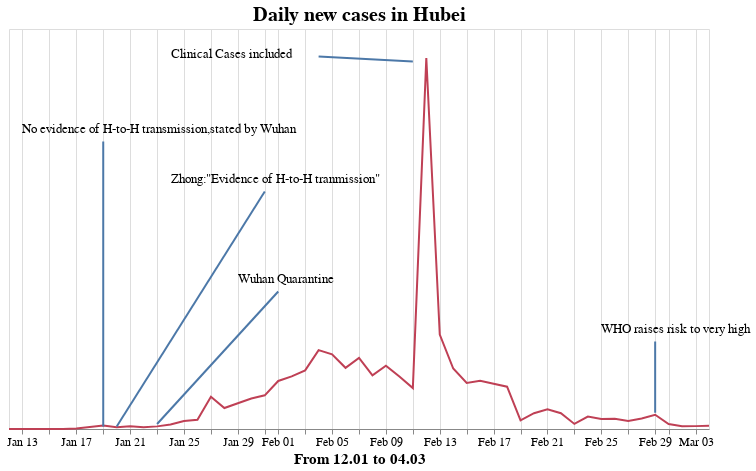

The cell this chart's notebook holds for it:
### Code cell
hubei_fig = alt.Chart(hubei_new).mark_line(color = '#BF4055').encode(
    alt.X('monthdate(date):T', axis = alt.Axis( title = 'From 12.01 to 04.03', titleFontSize = 15, \
                                               labelFontSize = 12)),
    alt.Y('daily new case:Q', axis = alt.Axis( title = None, titleFontSize = 15))
).properties(
    height = 400,
    width = 700
)

annotations = [['2020-01-13', 12000, 'No evidence of H-to-H transmission,stated by Wuhan'],
               ['2020-01-24', 10000, 'Zhong:"Evidence of H-to-H tranmission"'],
               ['2020-01-29', 6000, 'Wuhan Quarantine'],
               ['2020-01-24', 15000, 'Clinical Cases included'],
               ['2020-02-25', 4000, "WHO raises risk to very high"]]
text = pd.DataFrame(annotations, columns=['date','count','note'])
text['date'] = pd.to_datetime(text['date'], format='%Y-%m-%d')

figure_text =  alt.Chart(text).encode(
alt.X('monthdate(date):T'),
     alt.Y('count:Q', axis = None),
     text=alt.Text('note:N')
   ).mark_text( align='left',  baseline='middle', dy = 0, fontSize = 13)

pointer = pd.DataFrame({
    'x':  pd.to_datetime(['2020-01-19', '2020-01-19', '2020-01-31', '2020-01-20',\
                         '2020-02-01', '2020-01-23', '2020-02-04', '2020-02-11',\
                         '2020-02-29', '2020-02-29'], format = '%Y-%m-%d'),
    'y': [11500, 100, 9500, 100, 5500, 200, 14900, 14700, 3500, 650],
    'class': ['A', 'A', 'B', 'B', 'C', 'C', 'D', 'D', 'E', 'E']
})

line = alt.Chart(pointer).mark_line().encode(
    x='monthdate(x):T',
    y='y',
    detail='class'
)

(hubei_fig  + figure_text + line).properties(
    height = 600,
    width = 900,
    title = {'text': 'Daily new cases in Hubei', 'fontSize' : 20}
)

### Figure 1 — Vega-Lite specification as saved in the notebook (floating-point values rounded to 4 significant figures)
{"config": {"view": {"continuousWidth": 400, "continuousHeight": 300}}, "layer": [{"data": {"name": "data-6c76e836f87e9ea8ff1fefd7d27689d6"}, "mark": {"type": "line", "color": "#BF4055"}, "encoding": {"x": {"type": "temporal", "axis": {"labelFontSize": 12, "title": "From 12.01 to 04.03", "titleFontSize": 15}, "field": "date", "timeUnit": "monthdate"}, "y": {"type": "quantitative", "axis": {"title": null, "titleFontSize": 15}, "field": "daily new case"}}, "height": 400, "width": 700}, {"data": {"name": "data-f280a5b103cc3b69968582e7e83b12b6"}, "mark": {"type": "text", "align": "left", "baseline": "middle", "dy": 0, "fontSize": 13}, "encoding": {"text": {"type": "nominal", "field": "note"}, "x": {"type": "temporal", "field": "date", "timeUnit": "monthdate"}, "y": {"type": "quantitative", "axis": null, "field": "count"}}}, {"data": {"name": "data-e859b738cb23a50e7a7936baddfc58a8"}, "mark": "line", "encoding": {"detail": {"type": "nominal", "field": "class"}, "x": {"type": "temporal", "field": "x", "timeUnit": "monthdate"}, "y": {"type": "quantitative", "field": "y"}}}], "height": 600, "title": {"text": "Daily new cases in Hubei", "fontSize": 20}, "width": 900, "$schema": "https://vega.github.io/schema/vega-lite/v4.0.2.json", "datasets": {"data-6c76e836f87e9ea8ff1fefd7d27689d6": [{"date": "2020-01-12T00:00:00", "daily new case": 0.0}, {"date": "2020-01-13T00:00:00", "daily new case": 0.0}, {"date": "2020-01-15T00:00:00", "daily new case": 0.0}, {"date": "2020-01-16T00:00:00", "daily new case": 4.0}, {"date": "2020-01-17T00:00:00", "daily new case": 17.0}, {"date": "2020-01-19T00:00:00", "daily new case": 136.0}, {"date": "2020-01-20T00:00:00", "daily new case": 72.0}, {"date": "2020-01-21T00:00:00", "daily new case": 105.0}, {"date": "2020-01-22T00:00:00", "daily new case": 69.0}, {"date": "2020-01-23T00:00:00", "daily new case": 105.0}, {"date": "2020-01-24T00:00:00", "daily new case": 180.0}, {"date": "2020-01-25T00:00:00", "daily new case": 323.0}, {"date": "2020-01-26T00:00:00", "daily new case": 371.0}, {"date": "2020-01-27T00:00:00", "daily new case": 1291.0}, {"date": "2020-01-28T00:00:00", "daily new case": 840.0}, {"date": "2020-01-29T00:00:00", "daily new case": 1032.0}, {"date": "2020-01-30T00:00:00", "daily new case": 1220.0}, {"date": "2020-01-31T00:00:00", "daily new case": 1347.0}, {"date": "2020-02-01T00:00:00", "daily new case": 1921.0}, {"date": "2020-02-02T00:00:00", "daily new case": 2103.0}, {"date": "2020-02-03T00:00:00", "daily new case": 2345.0}, {"date": "2020-02-04T00:00:00", "daily new case": 3156.0}, {"date": "2020-02-05T00:00:00", "daily new case": 2987.0}, {"date": "2020-02-06T00:00:00", "daily new case": 2447.0}, {"date": "2020-02-07T00:00:00", "daily new case": 2841.0}, {"date": "2020-02-08T00:00:00", "daily new case": 2147.0}, {"date": "2020-02-09T00:00:00", "daily new case": 2531.0}, {"date": "2020-02-10T00:00:00", "daily new case": 2097.0}, {"date": "2020-02-11T00:00:00", "daily new case": 1638.0}, {"date": "2020-02-12T00:00:00", "daily new case": 14840.0}, {"date": "2020-02-13T00:00:00", "daily new case": 3780.0}, {"date": "2020-02-14T00:00:00", "daily new case": 2420.0}, {"date": "2020-02-15T00:00:00", "daily new case": 1843.0}, {"date": "2020-02-16T00:00:00", "daily new case": 1933.0}, {"date": "2020-02-17T00:00:00", "daily new case": 1807.0}, {"date": "2020-02-18T00:00:00", "daily new case": 1693.0}, {"date": "2020-02-19T00:00:00", "daily new case": 349.0}, {"date": "2020-02-20T00:00:00", "daily new case": 631.0}, {"date": "2020-02-21T00:00:00", "daily new case": 792.0}, {"date": "2020-02-22T00:00:00", "daily new case": 630.0}, {"date": "2020-02-23T00:00:00", "daily new case": 203.0}, {"date": "2020-02-24T00:00:00", "daily new case": 499.0}, {"date": "2020-02-25T00:00:00", "daily new case": 401.0}, {"date": "2020-02-26T00:00:00", "daily new case": 409.0}, {"date": "2020-02-27T00:00:00", "daily new case": 318.0}, {"date": "2020-02-28T00:00:00", "daily new case": 423.0}, {"date": "2020-02-29T00:00:00", "daily new case": 570.0}, {"date": "2020-03-01T00:00:00", "daily new case": 196.0}, {"date": "2020-03-02T00:00:00", "daily new case": 114.0}, {"date": "2020-03-03T00:00:00", "daily new case": 115.0}, {"date": "2020-03-04T00:00:00", "daily new case": 134.0}], "data-f280a5b103cc3b69968582e7e83b12b6": [{"date": "2020-01-13T00:00:00", "count": 12000, "note": "No evidence of H-to-H transmission,stated by Wuhan"}, {"date": "2020-01-24T00:00:00", "count": 10000, "note": "Zhong:\"Evidence of H-to-H tranmission\""}, {"date": "2020-01-29T00:00:00", "count": 6000, "note": "Wuhan Quarantine"}, {"date": "2020-01-24T00:00:00", "count": 15000, "note": "Clinical Cases included"}, {"date": "2020-02-25T00:00:00", "count": 4000, "note": "WHO raises risk to very high"}], "data-e859b738cb23a50e7a7936baddfc58a8": [{"x": "2020-01-19T00:00:00", "y": 11500, "class": "A"}, {"x": "2020-01-19T00:00:00", "y": 100, "class": "A"}, {"x": "2020-01-31T00:00:00", "y": 9500, "class": "B"}, {"x": "2020-01-20T00:00:00", "y": 100, "class": "B"}, {"x": "2020-02-01T00:00:00", "y": 5500, "class": "C"}, {"x": "2020-01-23T00:00:00", "y": 200, "class": "C"}, {"x": "2020-02-04T00:00:00", "y": 14900, "class": "D"}, {"x": "2020-02-11T00:00:00", "y": 14700, "class": "D"}, {"x": "2020-02-29T00:00:00", "y": 3500, "class": "E"}, {"x": "2020-02-29T00:00:00", "y": 650, "class": "E"}]}}
